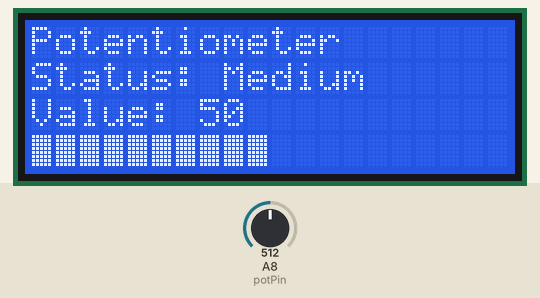
This sketch was run on a simulated Arduino Mega 2560, built with avr-gcc and run on an emulated ATmega2560. Shown: 20×4 character LCD. Inputs (shaded band) come from the test bench; at power-on: A8 (potPin) = 512. What the sketch prints to the serial monitor is not drawn.

Above: at 1.2 s.
1.3 s: A8 (potPin) set to 716
At 2.6 s:
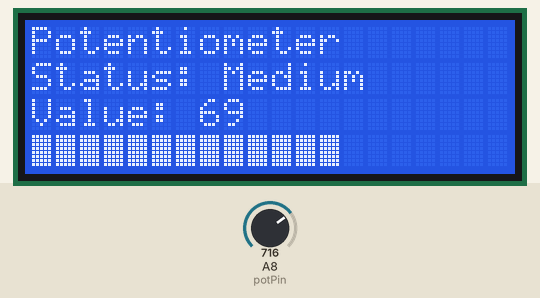
2.9 s: A8 (potPin) set to 900
At 4.2 s:
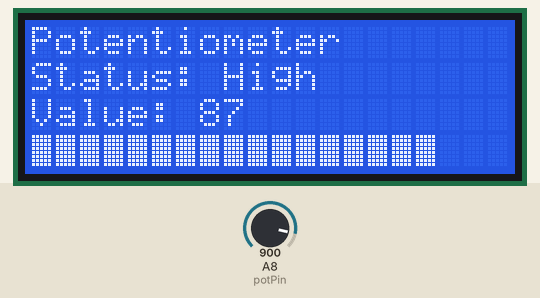
4.5 s: A8 (potPin) set to 1023
At 5.8 s:
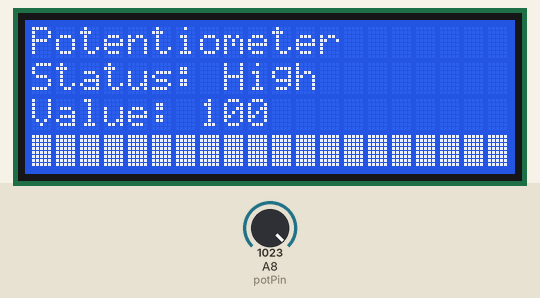
6.1 s: A8 (potPin) set to 511
At 7.3 s:
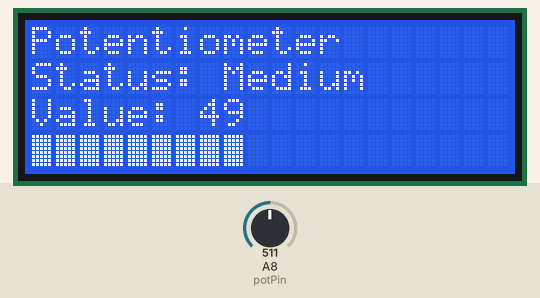
7.8 s: A8 (potPin) set to 60
At 8.7 s:
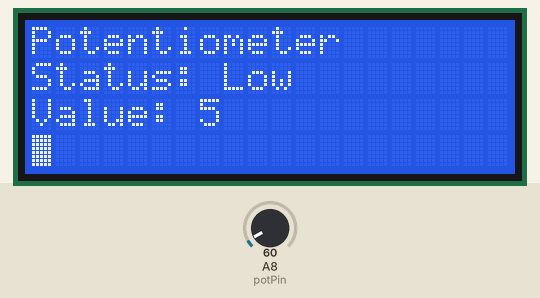
9.4 s: A8 (potPin) set to 122
At 9.9 s:
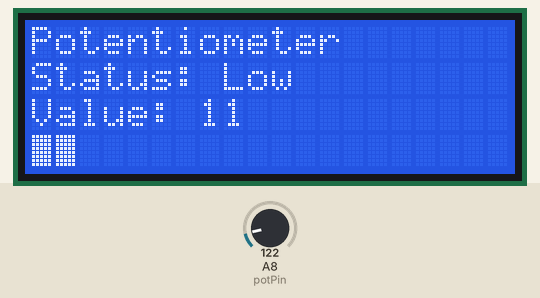
Timing chart, 0 to 12.4 s (numbered marks = the images above; inputs shaded):
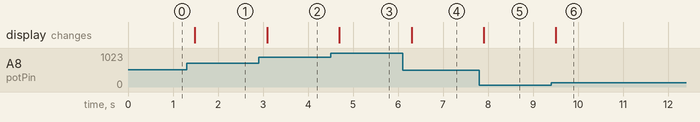

The sketch:

Ardiuno_Potentiometer_LCD_Modified.ino
```cpp
#include <Wire.h>
#include <LiquidCrystal_I2C.h>

const int potPin = A8;
int potValue = 0;
int mappedValue = 0;

LiquidCrystal_I2C lcd(0x27, 20, 4);

void setup() {
  Serial.begin(9600);
  lcd.init();
  lcd.backlight();
  lcd.clear();
  lcd.setCursor(0, 0);
  lcd.print("Potentiometer");
}

void loop() {
  potValue = analogRead(potPin);
  mappedValue = map(potValue, 0, 1023, 0, 100);

  Serial.print("Raw Value: ");
  Serial.print(potValue);
  Serial.print("  |  Mapped Value (0–100): ");
  Serial.println(mappedValue);

  lcd.setCursor(0, 1);
  lcd.print("Status:            ");
  lcd.setCursor(8, 1);
  if (mappedValue < 30) {
    lcd.print("Low   ");
  } else if (mappedValue < 70) {
    lcd.print("Medium");
  } else {
    lcd.print("High  ");
  }

  lcd.setCursor(0, 2);
  lcd.print("Value:            ");
  lcd.setCursor(7, 2);
  lcd.print(mappedValue);
  lcd.print("   ");

  lcd.setCursor(0, 3);
  int barLength = map(mappedValue, 0, 100, 0, 20);
  for (int i = 0; i < 20; i++) {
    if (i < barLength) {
      lcd.write(byte(255));
    } else {
      lcd.print(" ");
    }
  }

  delay(200);
}
```

Measured:
- after the input at 1.3 s, the display: changes after 0.18 s (image 1)
- after the input at 2.9 s, the display: changes after 0.19 s (image 2)
- after the input at 4.5 s, the display: changes after 0.20 s (image 3)
- after the input at 6.1 s, the display: changes after 0.20 s (image 4)
- after the input at 7.8 s, the display: changes after 0.11 s (image 5)
- after the input at 9.4 s, the display: changes after 0.11 s (image 6)
